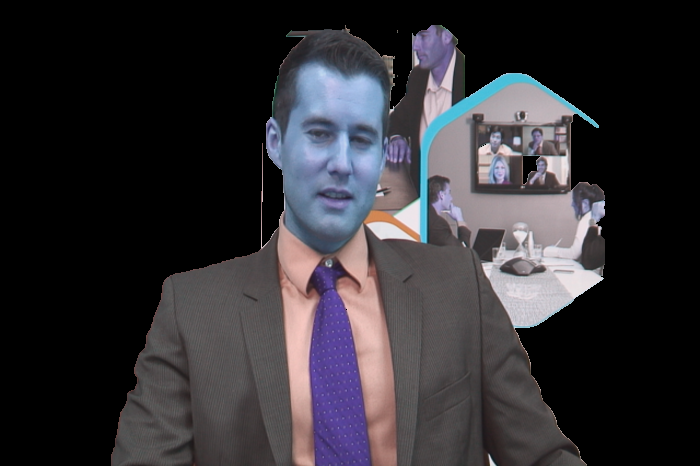
#> input picture BIVIP/Ex_09/alpha_johhny_grabcut.png, 700 x 466 px
$ python Ex9.6.py
#> lines starting #> are read from the running program, lines starting #| are printed output that depends on the picture; after the words box and inside, x2 and y2 are one past the last pixel; in counts of white or black regions, pixels touching at a corner belong together
# ###################################################################################
# Exercise 9.6

# library imports
import numpy as np
import cv2
from matplotlib import pyplot as plt
import time

def pasteImage(alpha_grabcut, background_frame, w, h):

    # read images
#> called with alpha_grabcut = 'alpha_grabcut.png', background_frame = 'beach.jpg', w = 700, h = 466
    ag_img = cv2.imread('alpha_johhny_grabcut.png',-1)
#> ag_img is the input picture: shape (466, 700, 4); mean B, G, R, A 52.2, 47.7, 50, 115.8
    b_img = cv2.imread('beach.jpg')
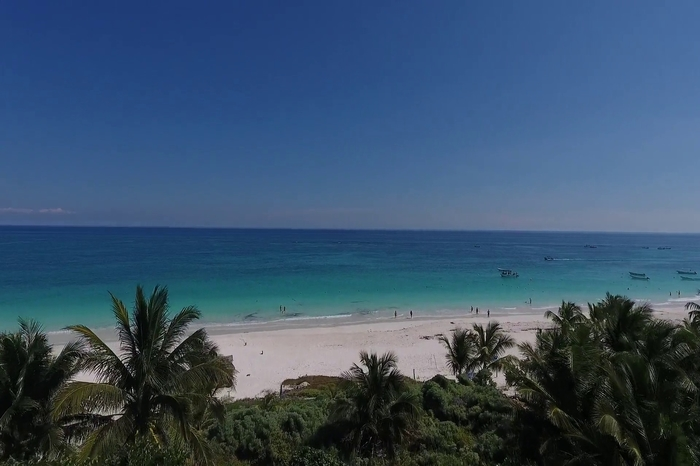
#> input picture BIVIP/Ex_09/beach.jpg, 700 x 466 px
#> b_img is the input picture: shape (466, 700, 3); mean B, G, R 106.3, 81.3, 57
    # set x & y coordinates
    x = 0
    y = 0
    # verification of forwarded data
    if ag_img is not None:
        print("ag_img: " + str(ag_img.shape))
#| ag_img: (466, 700, 4)
    else:
        print("no ag_img")
    if b_img is not None:
        print("b_img: " + str(b_img.shape))
#| b_img: (466, 700, 3)
    else:
        print("no b_img")

    # scale alpha channel, create FG mask and determine BG mask
    alpha_ag = ag_img[:, :,  3] / 255.0
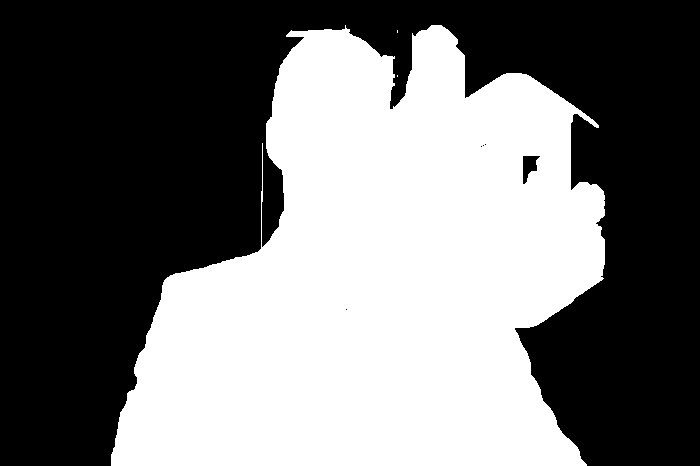
#> alpha_ag: shape (466, 700) float64; values 0 (black) and 1 (white), 45.4% white; 3 white regions (2 under 20 px), largest, box (x1, y1, x2, y2) and area: (111, 25, 605, 466) 148190
    alpha_b = 1.0 - alpha_ag

    # actual image pasting
    for c in range(0, 3):
        b_img[y:y + h, x:x + w, c] = (alpha_ag * ag_img[:, :, c] + alpha_b * b_img[y:y + h, x:x + w, c])
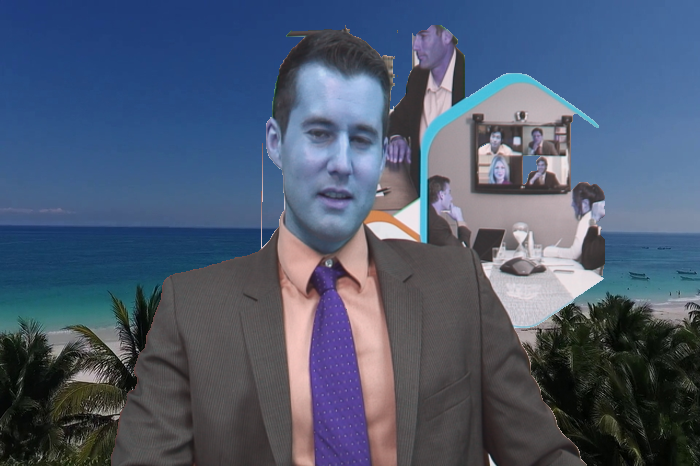
#> b_img: shape (466, 700, 3); mean B, G, R 111.8, 90, 77.8

    cv2.imwrite("paste_img_johnny.jpg",b_img)
    plt.imshow(b_img), plt.show()

t1 = time.time()
pasteImage('alpha_grabcut.png','beach.jpg',700,466)
t2 = time.time()
t = t2 -t1
print(t)
